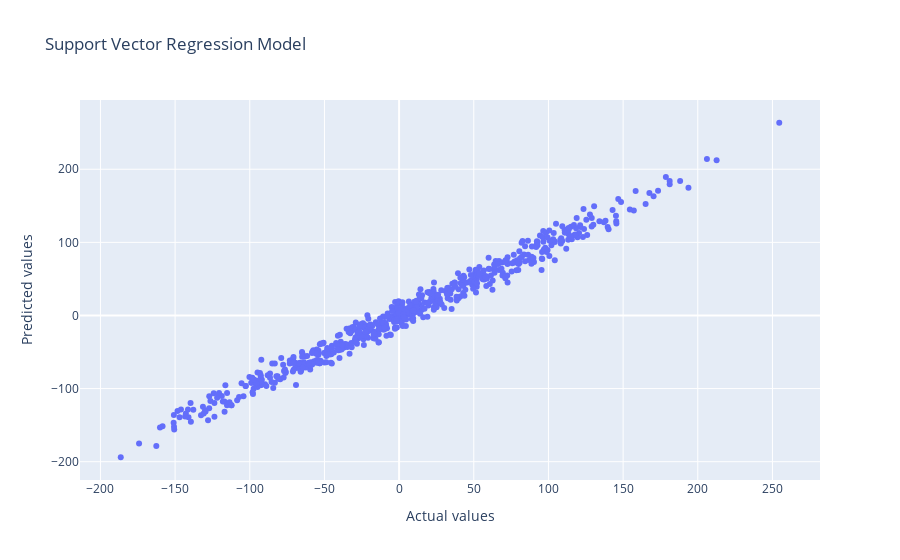

Notebook code cell kept with this figure:
### Code cell
import plotly.express as px

fig = px.scatter(x=y_test, y=y_pred_1D, title='Support Vector Regression Model')
fig.update_layout(xaxis_title='Actual values', yaxis_title='Predicted values')
fig.show()

### Figure 1 — Plotly figure (JSON) as saved in the notebook; plotly's stock layout.template omitted (floating-point values rounded to 4 significant figures; data arrays with more than 128 entries replaced by an {"elided": "..."} marker saying what was removed)
{"data": [{"hovertemplate": "x=%{x}<br>y=%{y}<extra></extra>", "legendgroup": "", "marker": {"color": "#636efa", "symbol": "circle"}, "mode": "markers", "name": "", "orientation": "v", "showlegend": false, "type": "scatter", "x": {"elided": "625 float values"}, "xaxis": "x", "y": {"elided": "625 float values"}, "yaxis": "y"}], "layout": {"legend": {"tracegroupgap": 0}, "title": {"text": "Support Vector Regression Model"}, "xaxis": {"anchor": "y", "domain": [0, 1], "title": {"text": "Actual values"}}, "yaxis": {"anchor": "x", "domain": [0, 1], "title": {"text": "Predicted values"}}}}
